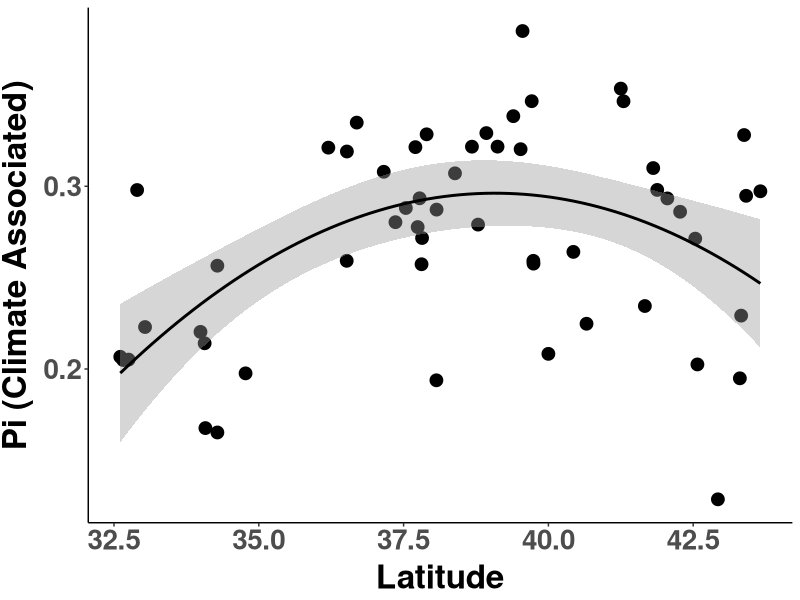
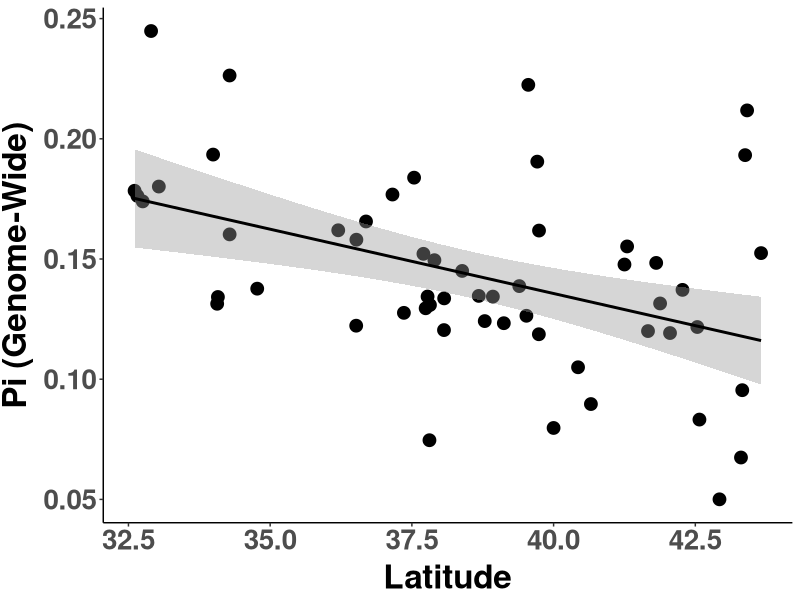
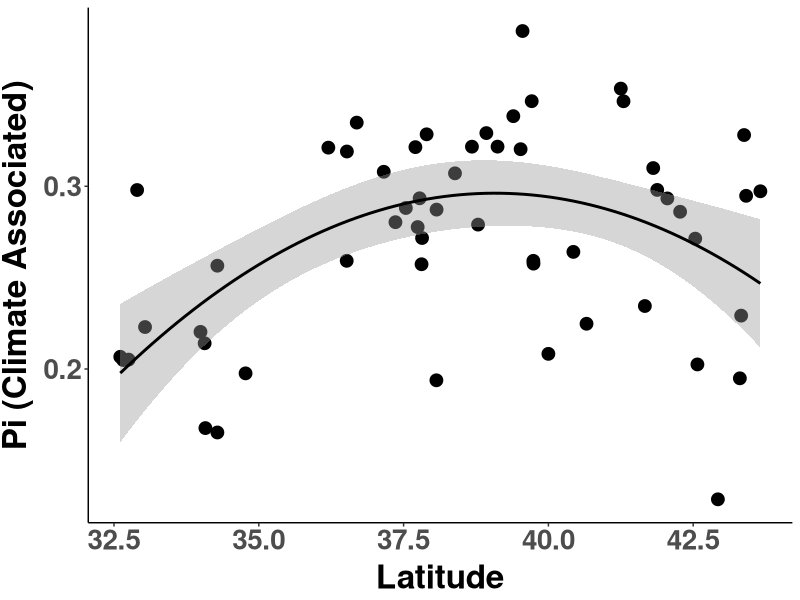
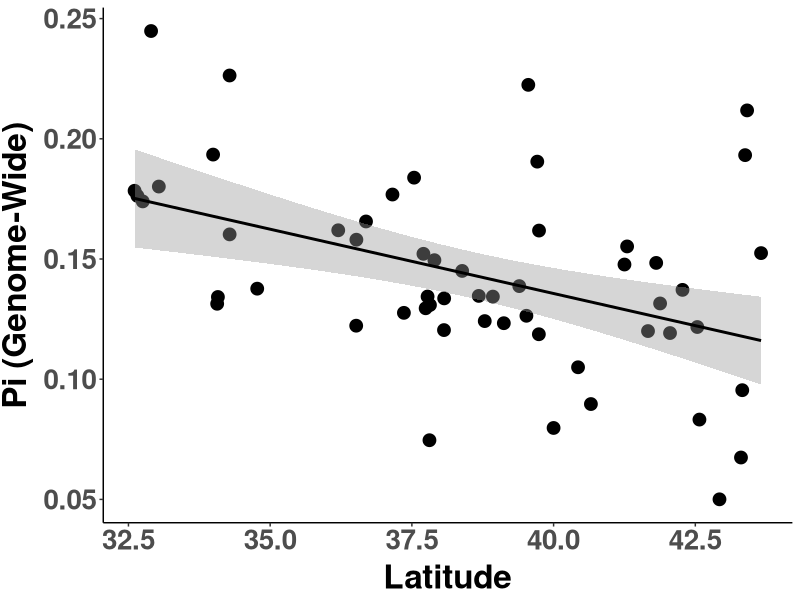

Reproduce these figures in R, in order.
##################################################################################
## Pi Latitude Plots
## Author Daniel Anstett
## 
## 
## Last Modified Jan 20, 2023
###################################################################################
#Library install and import
library(tidyverse) 
library(car)
library(ggrepel)
library(RColorBrewer)

###################################################################################
#Import data & Prepare data frame
#Baseline & Timeseries
all_pop <- read_csv("data/genomic_data/Baseline_Timeseries_pops_final2.csv")%>% filter(Paper_ID<56)

#Pi
pi_df <- read_csv("data/genomic_data/baseline_pi.csv")
pi_all_pop <-left_join(all_pop,pi_df,by=c("Paper_ID"="Site"))
###################################################################################

#stats
lm1 <- lm(pi_snp_set~Lat,data=pi_all_pop)
summary(lm1)
Anova(lm1,type="III")

lm2 <- lm(pi_snp_set~poly(Lat,2),data=pi_all_pop)
summary(lm2)
Anova(lm2,type="III")

lm3 <- lm(pi_all_snps~Lat,data=pi_all_pop)
summary(lm3)
Anova(lm3,type="III")






###########################################################################################################
#Make Latitude-pi graphs

# N-S color gradient
lat_cols=colorRampPalette(brewer.pal(10,"Spectral"))
n.sites <- length(unique(pi_all_pop$Site_Name))
color.list <- lat_cols(n.sites)


#Pi  
ggplot(pi_all_pop, aes(x=Lat, y=pi_snp_set)) + 
  #geom_point(aes(fill=as.factor(round(Lat, 1))),shape=21,size =6)+
  geom_point(aes(x=Lat,y=pi_snp_set),shape=19,size =4)+
  stat_smooth(method =lm,color="black",formula = y ~ x+I(x^2))+
  scale_y_continuous(name="Pi (Climate Associated)")+
  scale_x_continuous(name="Latitude")+
  #,breaks=c(0.025,0.03,0.035,0.04,0.045))+
  scale_fill_manual(values=color.list) +
  theme_classic() + theme(
    axis.text.x = element_text(size=20, face="bold"),
    axis.text.y = element_text(size=20,face="bold"),
    axis.title.x = element_text(color="black", size=24, vjust = 0.5, face="bold"),
    axis.title.y = element_text(color="black", size=24,vjust = 1.7, face="bold",hjust=0.5),
    legend.title = element_blank(),
    legend.text = element_text(size = 14),  # Increase the size of the legend text
    legend.key.size = unit(2, "lines"),  # Increase the size of the legend dots
    legend.key.height = unit(1.6, "lines") #Reduce height
  )
ggsave("Graphs/Pi_latitude/1_lat_pi_snp_set.pdf",width=6, height = 5.5, units = "in")


#Median slope vs. lambda.mean.recovery
ggplot(pi_all_pop, aes(x=Lat, y=pi_all_snps)) + 
  #geom_point(aes(fill=as.factor(round(Lat, 1))),shape=21,size =6)+
  geom_point(aes(x=Lat,y=pi_all_snps),shape=19,size =4)+
  stat_smooth(method =lm,color="black")+
  scale_y_continuous(name="Pi (Genome-Wide)")+
  scale_x_continuous(name="Latitude")+
  #,breaks=c(0.025,0.03,0.035,0.04,0.045))+
  scale_fill_manual(values=color.list) +
  theme_classic() + theme(
    axis.text.x = element_text(size=20, face="bold"),
    axis.text.y = element_text(size=20,face="bold"),
    axis.title.x = element_text(color="black", size=24, vjust = 0.5, face="bold"),
    axis.title.y = element_text(color="black", size=24,vjust = 1.7, face="bold",hjust=0.5),
    legend.title = element_blank(),
    legend.text = element_text(size = 14),  # Increase the size of the legend text
    legend.key.size = unit(2, "lines"),  # Increase the size of the legend dots
    legend.key.height = unit(1.6, "lines") #Reduce height
  )
ggsave("Graphs/Pi_latitude/2_lat_pi_global.pdf",width=6, height = 5.5, units = "in")

